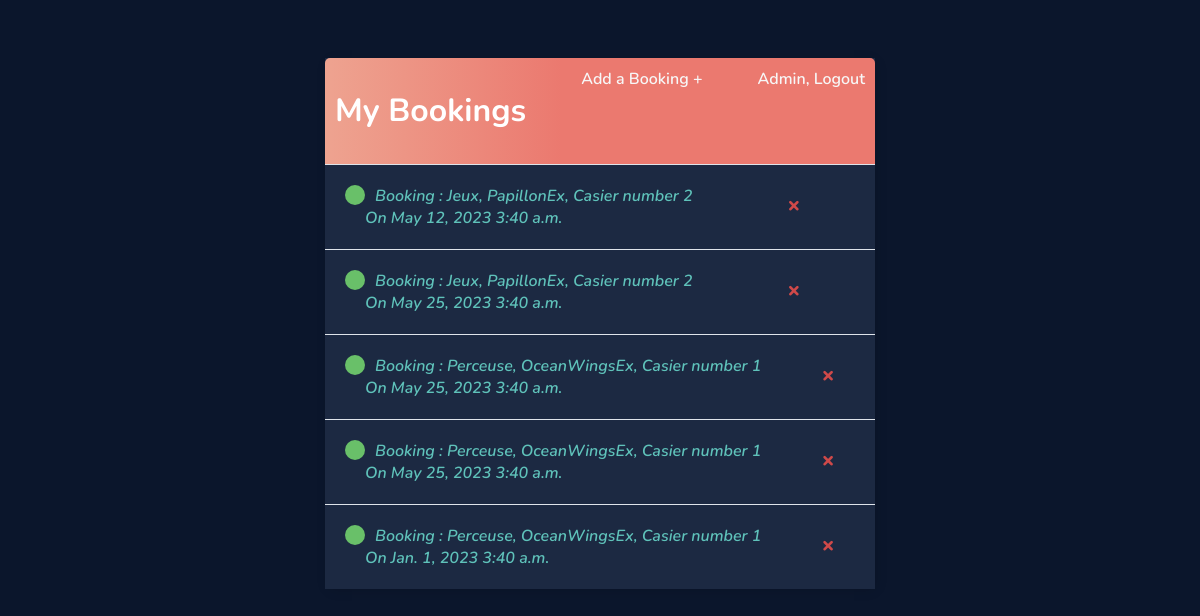
The app's page / (signed in) with its own data.
### booking/models.py (models this page shows, shortened)
class Resa(models.Model):
    user = models.ForeignKey(
        User, on_delete=models.CASCADE, null=True, blank=True)
    casier  = models.ForeignKey(Casier, on_delete=models.PROTECT)
    ResDate = models.DateField('Date de la reservation - AAAA-MM-JJ')
    ResHeure = models.TimeField('Heure de la reservation - HH:mm')
    ResNbreHeure = models.DurationField('Nbre of booked hours', default=1)
    ResPIN = models.CharField('PIN Code', max_length=200)
    ResStatus = models.PositiveIntegerField(default=1)

class Casier(models.Model):
    placard = models.ForeignKey(Placard, on_delete=models.PROTECT)
    CasNum = models.PositiveIntegerField()
    CasObj = models.CharField(max_length=200)
    CasStatus = models.BooleanField(default=False)
    CasTaille = models.CharField(max_length=200)
    CasRqtStatusCode = models.CharField(max_length=200)
    CasOpenCode = models.CharField(max_length=200)
    CasComment = models.TextField(null=True, blank=True)
    CasMqttTopic = models.CharField(max_length=200)

class Placard(models.Model):
    PlaNom = models.CharField(max_length=200)
    PlaPhoto = models.CharField(max_length=200, null=True, blank=True)
    PlaRqtStatusCode = models.CharField(max_length=200, null=True, blank=True)
    PlaOpenAllCode = models.CharField(max_length=200, null=True, blank=True)
    PlaComment = models.TextField(null=True, blank=True)
    PlaStatus = models.BooleanField(default=False)
    def __str__(self):
        return self.PlaNom

### booking/views.py (the view)
# urls.py: path('', ResaList.as_view(), name='resas'),
class ResaList(LoginRequiredMixin, ListView):
    model = Resa
    context_object_name = 'resas'
    def get_context_data(self, **kwargs):
        context = super().get_context_data(**kwargs)
        context['resas'] = context['resas'].filter(user=self.request.user)
        return context

### templates/Booking/resa_list.html (shortened to what this page needs)
{% extends 'Booking/main.html' %} {% block content %}
<div class="header-bar">
    <div>
        <h1>My Bookings</h1>
    </div>
    <div >
        <a   href="{% url 'resa-create' %}">Add a Booking &#x2b;</a>
    </div>
    {% if request.user.is_authenticated %}
    <a href="{% url 'logout' %}">{{request.user|title}}, Logout</a> {% else %}
    <a href="{% url 'login' %}">Login</a> {% endif %}
</div>
<div id="resalist" class="resa-items-wrapper">
    {% for resa in resas %}
    <div class="resa-wrapper" data-position="{{resa.pk}}">
        <div class="resa-title">
            <div class="resa-complete-icon"></div>
            <i><a href="{% url 'resa-update' resa.id %}"> Booking : {{resa.casier.CasObj}},  {{resa.casier.placard}}, Casier number {{resa.casier.CasNum}} <br>On {{resa.ResDate}} {{resa.ResHeure}}</a></i>
        </div>
        <div  class="resa-controls">
            <a class="delete-link" href="{% url 'resa-delete' resa.id %}">&#215;</a>
        </div>
    </div>
    {% empty %}
    <div style="text-align: center; padding-bottom: 10px; line-height: 1em;">
        <h3>No bookings are created.</h3>
        <h3>Create a <a style="text-decoration: none; color: #EB796F;" href="{% url 'resa-create' %}">New booking</a> ! </h3>
    </div>
    {% endfor %}
</div>
{% endblock content %}

### templates/Booking/main.html (shortened to what this page needs)
<!DOCTYPE html>
<html lang="en">
<head>
</head>
<body>
    <div class="container">
        {% block content %} {% endblock content %}
    </div>
</body>
</html>

### templates/Booking/main.html (style rules this page uses)
body { background-color: #0B162C; font-family: 'Nunito', sans-serif; padding-top: 50px; }
h1, h2, h4, h5, h6, { font-family: 'Raleway', sans-serif; }
h3, a, li, label, p { color: #5FC2BA }
a { font-weight: 600; }
.container { max-width: 550px; margin: auto; background-color: #1C2942; -webkit-box-shadow: 2px 2px 13px -4px rgba(0, 0, 0, 0.21); box-shadow: 2px 2px 13px -4px rgba(0, 0, 0, 0.21); }
.header-bar { display: flex; justify-content: space-between; color: #fff; padding: 10px; border-radius: 5px 5px 0 0; background: linear-gradient(90deg, #EEA390 0%, #EB796F 43%, #EB796F 100%); }
.header-bar a { color: rgb(247, 247, 247); text-decoration: none; }
.resa-wrapper { display: flex; align-items: center; justify-content: space-between; background-color: #1C2942; border-top: 1px solid #dfe4ea; overflow: hidden; }
.resa-title { display: flex; padding: 20px; }
.resa-title a { text-decoration: none; color: #5FC2BA; margin-left: 10px; }
.resa-complete-icon { height: 20px; width: 20px; background-color: rgb(105, 192, 105); border-radius: 50%; }
.delete-link { text-decoration: none; font-weight: 900; color: #cf4949; font-size: 22px; line-height: 0; padding: 20px 0px; }
::placeholder { font-weight: 300; opacity: 0.5; }

### records on screen
Resa: casier.CasObj "Jeux", casier.placard "PapillonEx", casier.CasNum "2", ResDate "May 12, 2023", ResHeure "3:40 a.m."
Resa: casier.CasObj "Jeux", casier.placard "PapillonEx", casier.CasNum "2", ResDate "May 25, 2023", ResHeure "3:40 a.m."
Resa: casier.CasObj "Perceuse", casier.placard "OceanWingsEx", casier.CasNum "1", ResDate "May 25, 2023", ResHeure "3:40 a.m."
Resa: casier.CasObj "Perceuse", casier.placard "OceanWingsEx", casier.CasNum "1", ResDate "May 25, 2023", ResHeure "3:40 a.m."
Resa: casier.CasObj "Perceuse", casier.placard "OceanWingsEx", casier.CasNum "1", ResDate "Jan. 1, 2023", ResHeure "3:40 a.m."

### other values on screen
{{ request.user|title }} "Admin"
